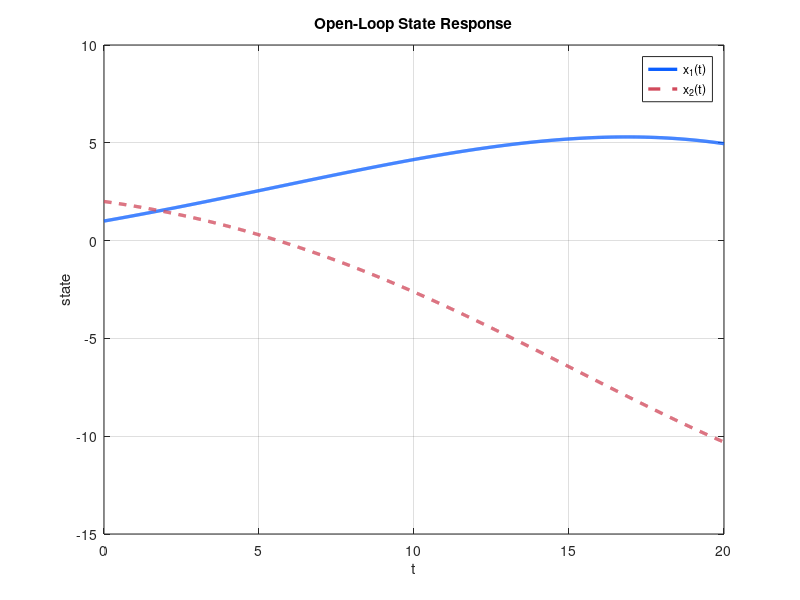
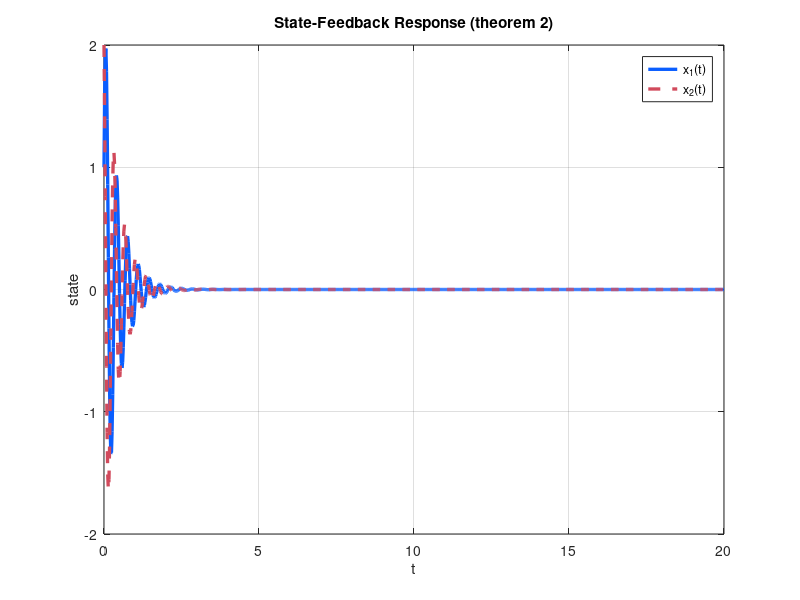
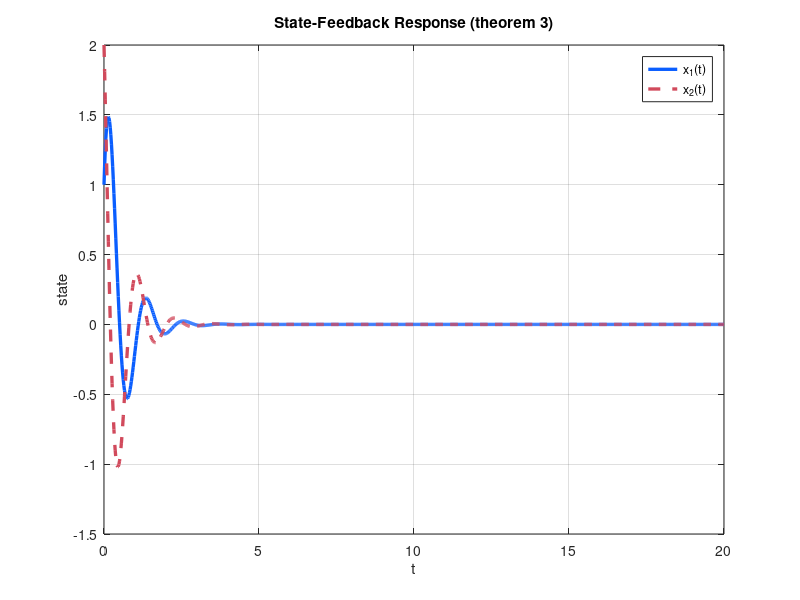
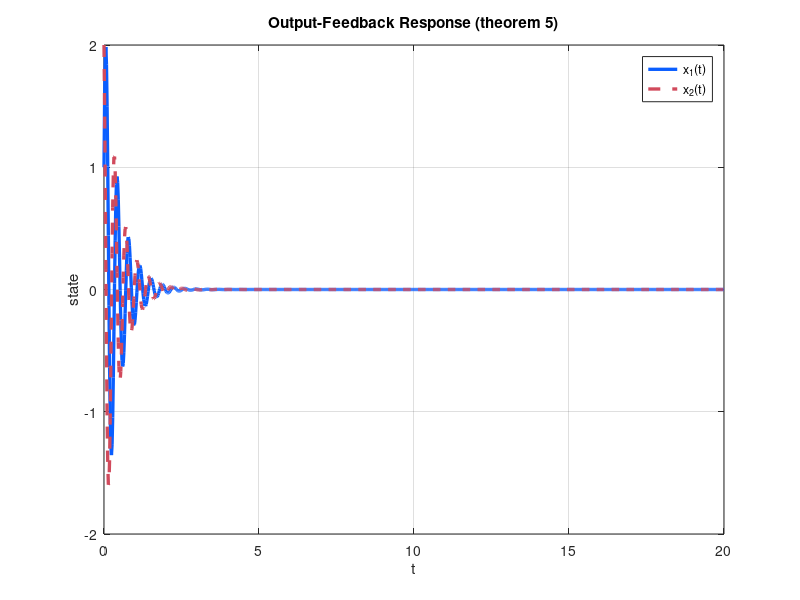

MATLAB code for these plots, in order: (Note: this script raises an error after producing the figures.)
repoRoot = fileparts(fileparts(fileparts(fileparts(mfilename('fullpath')))));
figureDir = fullfile(repoRoot, 'figures', '02_lti_control');
generatedDir = fullfile(repoRoot, 'generated', '02_lti_control');

if ~exist(figureDir, 'dir')
    mkdir(figureDir);
end

if ~exist(generatedDir, 'dir')
    mkdir(generatedDir);
end

A = [0.12, 0.08; -0.18, -0.02];
B = eye(2);
C = [1, 0; 0, 0.8];
x0 = [1; 2];
tEnd = 20;
numSamples = 1000;
tGrid = linspace(0, tEnd, numSamples);

stateFeedbackGains = struct();
stateFeedbackGains.theorem_2 = [-2.12, 17.92; -17.82, -2.28];
stateFeedbackGains.theorem_3 = [-1.92, 4.42; -5.82, -1.58];

outputFeedbackGains = struct();
outputFeedbackGains.theorem_5 = [-2.32, 21.775; -16.82, -2.475];
outputFeedbackGains.theorem_6 = [-2.92, 0.65; -1.62, -4.35];
outputFeedbackGains.theorem_7 = [-2.52, 1.65; -2.42, -3.725];

figureNames = struct();
figureNames.open_loop = 'open_loop_state_response.png';
figureNames.theorem_2 = 'theorem_2_state_feedback_response.png';
figureNames.theorem_3 = 'theorem_3_state_feedback_response.png';
figureNames.theorem_5 = 'theorem_5_output_feedback_response.png';
figureNames.theorem_6 = 'theorem_6_output_feedback_response.png';
figureNames.theorem_7 = 'theorem_7_output_feedback_response.png';

report = struct();
report.system_matrix_A = A;
report.input_matrix_B = B;
report.output_matrix_C = C;
report.initial_state = x0.';
report.state_feedback_gains = stateFeedbackGains;
report.output_feedback_gains = outputFeedbackGains;
report.responses = struct();

    function states = simulateResponse(systemMatrix, initialState, timeGrid)
        states = zeros(length(timeGrid), length(initialState));
        for localIdx = 1:length(timeGrid)
            states(localIdx, :) = (expm(systemMatrix * timeGrid(localIdx)) * initialState).';
        end
    end

    function saveResponsePlot(timeGrid, states, plotTitle, destination)
        fig = figure('Visible', 'off', 'Color', 'w');
        plot(timeGrid, states(:, 1), 'LineWidth', 2.4, 'Color', [0.04, 0.37, 1.0]);
        hold on;
        plot(timeGrid, states(:, 2), 'LineWidth', 2.4, 'Color', [0.82, 0.29, 0.36], 'LineStyle', '--');
        grid on;
        xlabel('t');
        ylabel('state');
        title(plotTitle);
        legend({'x_1(t)', 'x_2(t)'}, 'Location', 'northeast');
        exportgraphics(fig, destination, 'Resolution', 160);
        close(fig);
    end

openLoopStates = simulateResponse(A, x0, tGrid);
saveResponsePlot(tGrid, openLoopStates, 'Open-Loop State Response', fullfile(figureDir, figureNames.open_loop));
report.responses.open_loop = struct( ...
    'closed_loop_matrix', A, ...
    'final_state', openLoopStates(end, :), ...
    'eigenvalues', [real(eig(A)), imag(eig(A))] ...
);

stateKeys = fieldnames(stateFeedbackGains);
for idx = 1:numel(stateKeys)
    key = stateKeys{idx};
    K = stateFeedbackGains.(key);
    Acl = A + B * K;
    states = simulateResponse(Acl, x0, tGrid);
    saveResponsePlot(tGrid, states, ['State-Feedback Response (' strrep(key, '_', ' ') ')'], fullfile(figureDir, figureNames.(key)));
    report.responses.(key) = struct( ...
        'closed_loop_matrix', Acl, ...
        'gain', K, ...
        'final_state', states(end, :), ...
        'eigenvalues', [real(eig(Acl)), imag(eig(Acl))] ...
    );
end

outputKeys = fieldnames(outputFeedbackGains);
for idx = 1:numel(outputKeys)
    key = outputKeys{idx};
    K = outputFeedbackGains.(key);
    Acl = A + B * K * C;
    states = simulateResponse(Acl, x0, tGrid);
    saveResponsePlot(tGrid, states, ['Output-Feedback Response (' strrep(key, '_', ' ') ')'], fullfile(figureDir, figureNames.(key)));
    report.responses.(key) = struct( ...
        'closed_loop_matrix', Acl, ...
        'gain', K, ...
        'final_state', states(end, :), ...
        'eigenvalues', [real(eig(Acl)), imag(eig(Acl))] ...
    );
end

reportPath = fullfile(generatedDir, 'control_report.json');
fid = fopen(reportPath, 'w');
fprintf(fid, '%s', jsonencode(report, PrettyPrint=true));
fclose(fid);

fprintf('Saved MATLAB report to: %s\n', generatedDir);
fprintf('Saved MATLAB figures to: %s\n', figureDir);
